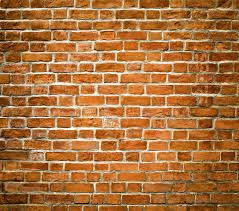
#> input picture hw2/input/brick.jpg, 239 x 211 px
$ jupyter execute hw_2_edgeDetection.ipynb   (shell and % lines are left out)   (older library calls are emulated)
#> lines starting #> are read from the running program, lines starting #| are printed output that depends on the picture; after the words box and inside, x2 and y2 are one past the last pixel; in counts of white or black regions, pixels touching at a corner belong together
[cell 1]
import cv2
import numpy as np
from matplotlib import pyplot as plt

Canny边缘检测算法是一种被广泛使用的边缘检测技术，由John F. Canny在1986年提出。它旨在从图像中提取有用的结构信息，并尽可能准确地标记边缘的位置。Canny算法的目标是满足三个主要标准：低错误率（边缘被正确检测），边缘定位的高精度（检测到的边缘尽可能接近真实边缘），以及对单个边缘的响应最小化（图像中的边缘只被标记一次）。为了达到这些目标，Canny边缘检测算法包括以下几个步骤：

### 1. 噪声降低

由于边缘检测容易受到图像噪声的影响，第一步是使用高斯滤波器平滑图像，以减少图像中的噪声。高斯滤波器是一种低通滤波器，可以移除图像中的高频部分（即噪声），同时保留低频部分（即边缘等重要结构）。

$$
G(x, y) = \frac{1}{2\pi\sigma^2} e^{-\frac{x^2 + y^2}{2\sigma^2}}
$$

### 2. 寻找图像梯度的强度和方向

接下来

，使用Sobel算法计算水平和垂直方向上的梯度强度。这一步骤可以揭示图像中亮度变化最显著的区域，即潜在的边缘位置。通过这两个方向的梯度，可以进一步计算出每个像素位置的边缘梯度强度（G）和方向（θ）：

- 梯度强度 $$ G = \sqrt{G_x^2 + G_y^2}$$
- 梯度方向 $$\theta = \arctan\left(\frac{G_y}{G_x}\right)$$

梯度方向被量化到四个主要方向之一（通常是0°, 45°, 90°, 和135°），这样做是为了简化后续的边缘跟踪过程。

### 3. 非极大值抑制

在这一步，算法会沿着梯度方向检查像素，仅保留梯度强度在该方向上局部最大的像素点，而非局部最大的点被认为不是边缘的一部分而被抑制。这一步骤的目的是去除那些模糊和宽敞的边缘，使边缘更加细薄。

### 4. 双阈值算法

为了进一步确定真正的边缘，Canny算法使用了双阈值方法来区分强边缘、弱边缘和非边缘。具体来说，设置两个阈值：高阈值和低阈值。高于高阈值的梯度被认为是强边缘；低于低阈值的梯度被认为是非边缘；而介于两者之间的梯度则被认为是弱边缘。

### 5. 边缘跟踪通过滞后

在最后一步，算法通过滞后技术处理弱边缘。只有当弱边缘与强边缘相连时，这些弱边缘才会被保留；否则，它们会被抑制。这样做可以确保只有真正的边缘被检测到，同时减少了错误检测的可能性。

Canny边缘检测算法因其准确性和鲁棒性而被广泛应用于各种图像处理场景中，尤其是在需要高精度边缘检测的应用中。

##### 高斯濾波

$$
G(x, y) = \frac{1}{2\pi\sigma^2} e^{-\frac{x^2 + y^2}{2\sigma^2}}
$$
1.  手刻法 參考上面的公式

[cell 2]
# [34 lines left out: functions show_img, add_salt_and_pepper, get_guass_kernel, not called in this run]
# [26 lines of commented-out code are left out]

##### Canny Edge Detection by OpenCV

[cell 3]
import cv2
import numpy as np
import matplotlib.pyplot as plt

def show_diff(**images):
    n = len(images)
    fig, axs = plt.subplots(1, n, figsize=(15, 4))
    axs = axs.flatten() if n > 1 else [axs]
    for ax, img_info in zip(axs, images.values()):
        img, title, xlabel, ylabel = img_info
        ax.imshow(img, cmap='gray')
        ax.set_title(title)
        ax.set_xlabel(xlabel)
        ax.set_ylabel(ylabel)
        ax.axis('off')
    plt.tight_layout()
    plt.show()

def canny_edge_detection_steps(image_path):
    # 读取原始图像
#> called with image_path = './input/brick.jpg'
    img = cv2.imread(image_path)
#> img is the input picture: shape (211, 239, 3); mean B, G, R 62.3, 113.9, 170.7
    gray_img = cv2.cvtColor(img, cv2.COLOR_BGR2GRAY)

    # 1. 高斯滤波
    blurred_img = cv2.GaussianBlur(gray_img, (3, 3), 1.4)

    # 2. Sobel运算 - 计算梯度幅度
    sobelx = cv2.Sobel(blurred_img, cv2.CV_64F, 1, 0, ksize=3)
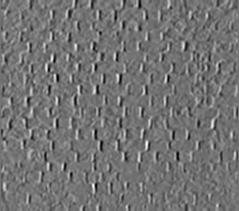
#> sobelx: shape (211, 239) float64; min -297, max 360, mean 0.1; drawn with min black and max white
    sobely = cv2.Sobel(blurred_img, cv2.CV_64F, 0, 1, ksize=3)
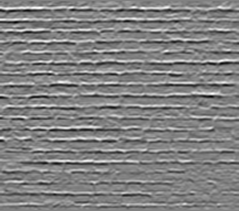
#> sobely: shape (211, 239) float64; min -450, max 433, mean -0.4; drawn with min black and max white
    sobel_grad = np.sqrt(sobelx**2 + sobely**2)
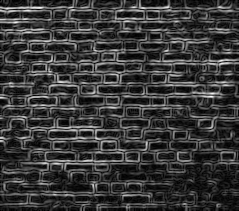
#> sobel_grad: shape (211, 239) float64; min 0, max 452.1, mean 99.9; drawn with min black and max white

    # 3 & 4. 使用cv2.Canny()完成非最大值抑制和双阈值步骤
    edges = cv2.Canny(blurred_img, 50, 150)
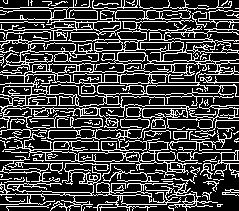
#> edges: shape (211, 239); 25.7% white in thin lines or dots

    # 展示差异
    show_diff(
        Original=(cv2.cvtColor(img, cv2.COLOR_BGR2GRAY), "Original Image", "", ""),
        Blurred=(blurred_img, "Gaussian Blurred", "", ""),
        sobel_x=(sobelx,"sobelx","",""),
        sobel_y=(sobely,"sobely","",""),
        Gradient=(sobel_grad, "Gradient Magnitude (Sobel)", "", ""),
        Edges=(edges, "Canny Edges", "", "")
    )

# 替换为你的图像路径
image_path = './input/brick.jpg'
canny_edge_detection_steps(image_path)

##### Canny Edge Detetion By 手刻法

1. Sobel GX GY G theta 計算

[cell 4]
import cv2
import numpy as np
from matplotlib import pyplot as plt
# [13 lines left out: function show_diff, not called in this run]
def show_img(img,title,xlabel,ylabel):
    plt.figure()
    plt.title(title)
    plt.imshow(img, cmap='gray')
    plt.xlabel(xlabel)
    plt.ylabel(ylabel)
    plt.show()
# [15 lines of commented-out code are left out]

# [13 lines left out: function filter, not called in this run]

# [5 lines of commented-out code are left out]

[cell 5]
import cv2
import numpy as np
import matplotlib.pyplot as plt
from pprint import pprint

def show_diff(**images):
    n = len(images)
    fig, axs = plt.subplots(1, n, figsize=(15, 4))
    axs = axs.flatten() if n > 1 else [axs]
    for ax, img_info in zip(axs, images.values()):
        img, title, xlabel, ylabel = img_info
        ax.imshow(img, cmap='gray')
        ax.set_title(title)
        ax.set_xlabel(xlabel)
        ax.set_ylabel(ylabel)
        ax.axis('off')
    plt.tight_layout()
    plt.show()
def filter(img, kernel):
    kernel_size = kernel.shape[0]
    r = kernel_size // 2
    height, width = img.shape[:2]
    padding_img = np.pad(img, ((r, r), (r, r)), 'reflect')
    new_img = np.zeros_like(img).astype(np.float32)
    for y in range(height):
        for x in range(width):
            region = padding_img[y:y+kernel_size, x:x+kernel_size]
            conv = np.sum(np.multiply(region, kernel))
            if conv <= 0 :
                conv = 0
            new_img[y, x] = conv
    return new_img
def get_guass_kernel(kernel_size, sigma):
    r = int(kernel_size//2)
    kernel = np.zeros((kernel_size, kernel_size))
    for y in range(0-r,0+r+1):
        for x in range(0-r,0+r+1):
            kernel[y+1,x+1] = 1/(2*np.pi*(sigma**2))*np.exp(-(x**2+y**2)/(2*(sigma**2)))
    # normalize
    sum_of_kernel = np.sum(kernel)
    kernel = kernel / sum_of_kernel
    return kernel
# 輸入圖片
img = cv2.imread("./input/lotus.jpg")
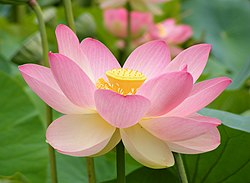
#> input picture hw2/input/lotus.jpg, 250 x 183 px
#> img is the input picture: shape (183, 250, 3); mean B, G, R 97.2, 134.1, 144.4
gray_img = cv2.cvtColor(img,cv2.COLOR_BGR2GRAY)
#> gray_img: shape (183, 250)
gray_img = filter(gray_img,get_guass_kernel(kernel_size=3,sigma=1.4))
#> in filter, `padding_img = np.pad(img, ((r, r), (r, r)), 'reflect')`:
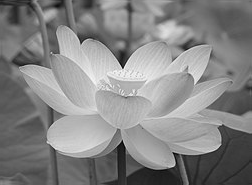
#> padding_img: shape (185, 252); min 3, max 247, mean 132.2
sobel_GX = np.array([[-1,0,1],
                     [-2,0,2],
                     [-1,0,1]])
sobel_GY = np.array([[-1,-2,-1],
                     [0,0,0],
                     [1,2,1]])
Gx_img = filter(gray_img,sobel_GX) # 有正有負的矩陣 表示的是(x,y)該點的亮度變化(x,y右邊亮=>正值 ,反之則為負)
Gy_img = filter(gray_img,sobel_GY)
# 顯示GX GY G處理後的圖片
# Gx_img = cv2.filter2D(gray_img,-1,sobel_GX) # 有正有負的矩陣 表示的是(x,y)該點的亮度變化(x,y右邊亮=>正值 ,反之則為負)
# Gy_img = cv2.filter2D(gray_img,-1,sobel_GY)
G_img = np.sqrt(Gx_img**2 + Gy_img**2)
pprint(f"GX:{Gx_img}")
#> (printed output is left out)
pprint(f"Gx_cv:{cv2.filter2D(gray_img,-1,sobel_GX)}")
#> (printed output is left out)
# [5 lines of commented-out code are left out]
G_img *= 255.0 / (G_img.max()-G_img.min())

theta = np.arctan2(Gy_img,Gx_img) * 180 / np.pi #梯度計算 梯度的大小是該方向角度的變化程度
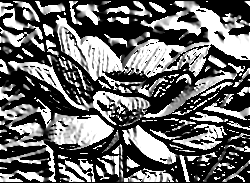
#> theta: shape (183, 250) float32; min 0, max 90, mean 37; drawn with min black and max white
theta[theta < 0] += 180 # 對於那些小於0的角度+180度

# Gx_img = 255-Gx_img
cv2.imshow("gray",gray_img)
cv2.destroyAllWindows()
# [15 lines of commented-out code are left out]

2. 非最大值抑制
梯度方向量化到四个主要方向之一（通常是0°, 45°, 90°, 和135°），這樣做是為了簡化後續的邊緣追蹤過程。

[cell 6]
import numpy as np
def non_maximum_suppression(G, angle):
    M, N = G.shape
#> M = 183; N = 250
    Z = np.zeros_like(G)
    for y in range(1,M-1):
        for x in range(1,N-1):
            try:
                q = 255
                r = 255
                # 取得theta 對應方向的鄰居數值大小
                if (0<=angle[y,x]<22.5) or (157.5<=angle[y,x]<=180):
                    q = G[y,x-1]
                    r = G[y,x+1]
                elif (22.5<=angle[y,x]<67.5):
                    q = G[y-1,x+1]
                    r = G[y+1,x-1]
                elif (67.5<=angle[y,x]<112.5):
                    q = G[y-1,x]
                    r = G[y+1,x]
                elif (112.5<=angle[y,x]<157.5):
                    q = G[y-1,x-1]
                    r = G[y+1,x+1]

                # 比較 如果當前點比鄰居大 這個點設為有數值(代表是邊緣)
                if (G[y,x]>=q) and (G[y,x]>=r):
                    Z[y,x] = G[y,x]
                else:# 否則數值為0
                    Z[y,x] = 0

            except IndexError as e:
                pass
    return Z
# print(theta)
non_maxium_suppression_img = non_maximum_suppression(G_img, theta)
show_img(non_maxium_suppression_img,"non_maxium_suppression","width","height")
#> (printed output is left out)

4. 雙邊界
* 高於高邊界的訊號 => 強邊緣訊號
* 界於高邊界與低邊界 =>弱邊緣訊號(只有當弱邊緣訊號附近有強邊緣才會把這個點加入強邊緣中)
* 低於低邊界 => 設為0

[cell 7]
def apply_double_threshold(G, low_threshold, high_threshold):
#> called with low_threshold = 50, high_threshold = 100
    M,N=G.shape[0:2]
#> M = 183; N = 250
    strong_edge = np.zeros_like(G)
    weak_edge = np.zeros_like(G)
    strong_edge[G>high_threshold] = 1
    weak_edge[(G<high_threshold) & (G>=low_threshold)] = 1

    for y in range(1,M):
        for x in range(1,N):
            if weak_edge[y, x] == 1:
                region = strong_edge[y-1:y+2, x-1:x+2]
                if np.any(region > 0):  # 如果弱边缘附近有强边缘
                    strong_edge[y, x] = 1  # 升级为强边缘
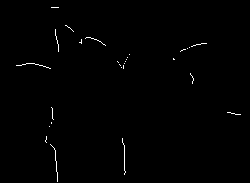
#> strong_edge: shape (183, 250) float32; values 0 (black) and 1 (white), 0.58% white in thin lines or dots, all inside (x1, y1, x2, y2) = (16, 7, 241, 182)
    return strong_edge*255
print(non_maxium_suppression_img)
threshold_img = apply_double_threshold(non_maxium_suppression_img,50,100)
show_diff(
    Image1=(gray_img,"Original","",""),
    Image2=(threshold_img,"threshold","",""),
)

[cell 8]
import numpy as np
from scipy.signal import convolve2d

def sobel_edge_detection(image):
    # Sobel kernels for edge detection
    Gx = np.array([[-1, 0, 1],
                [-2, 0, 2],
                [-1, 0, 1]])
    Gy = np.array([[-1, -2, -1],
                [ 0,  0,  0],
                [ 1,  2,  1]])

    # Apply Sobel kernels to the image
    sobel_x = convolve2d(image, Gx, mode='same', boundary='symm')
    sobel_y = convolve2d(image, Gy, mode='same', boundary='symm')
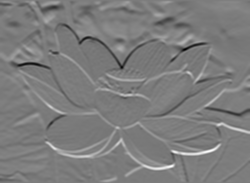
#> sobel_y: shape (183, 250) float64; min -398.3, max 417.4, mean 1.8; drawn with min black and max white

    # Calculate the magnitude of the gradient
    gradient_magnitude = np.sqrt(sobel_x**2 + sobel_y**2)
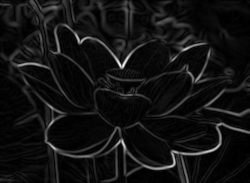
#> gradient_magnitude: shape (183, 250) float64; min 0.122, max 546.1, mean 39.6; drawn with min black and max white

    # Normalize the gradient magnitude to the range 0 to 255
    gradient_magnitude = (gradient_magnitude / gradient_magnitude.max()) * 255

    return gradient_magnitude.astype(np.uint8)

# For demonstration purposes, let's create a simple 5x5 "image"
# with a clear edge in it
test_image = np.array([[100, 100, 100, 100, 100],
                    [100, 100, 100, 100, 100],
                    [  0,   0,   0,   0,   0],
                    [100, 100, 100, 100, 100],
                    [100, 100, 100, 100, 100]], dtype=np.uint8)

# Now let's apply our Sobel edge detection to this test image
sobel_result = sobel_edge_detection(gray_img)
show_img(sobel_result,"","","")
